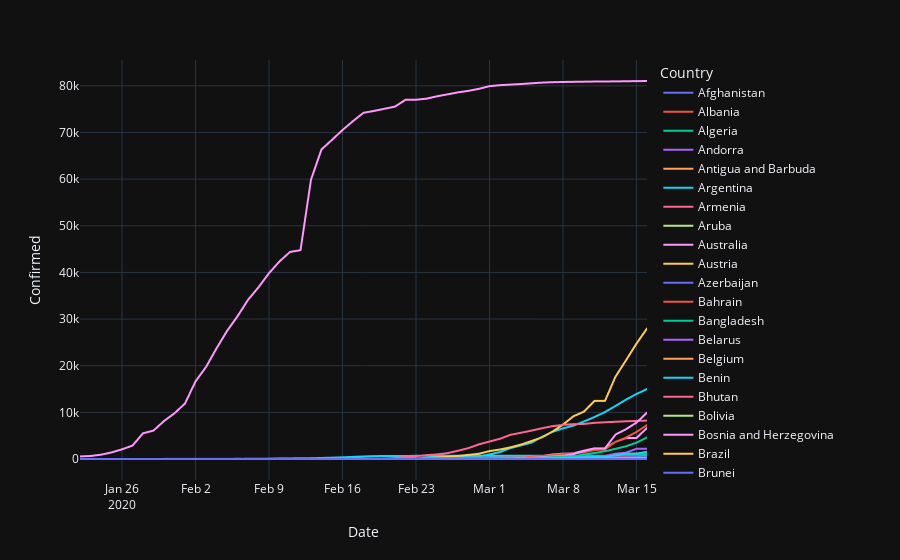

Notebook cell for this chart:
### Code cell
fig = px.line(confirmed_by_country_df, x='Date', y='Confirmed', color='Country', line_group="Country", hover_name="Country")
fig.update_layout(template='plotly_dark')
fig.show()
